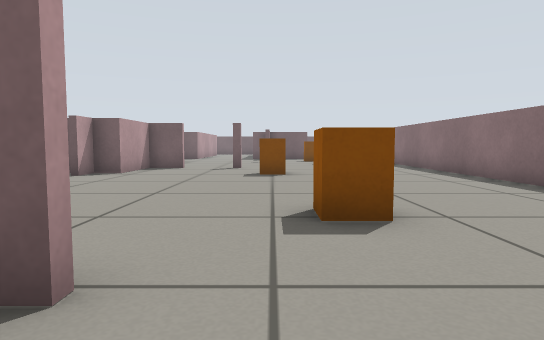
[1] (above)

22 first-person views from a walk through a robot-simulator world made for Gazebo. The camera is 0.41 m above the floor, tilts 4° down and sees 75° across. The floor is counted in squares, 0.5 m on a side. Each view is taken from the middle of a square. On the plan, view 1 faces up. The plan holds only what a view shows up to about 12 squares ahead; the rest is blank.

[2]
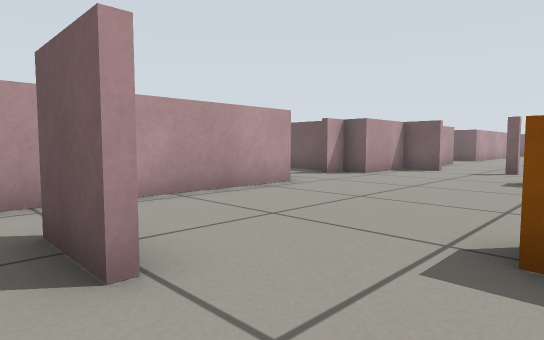

[3]
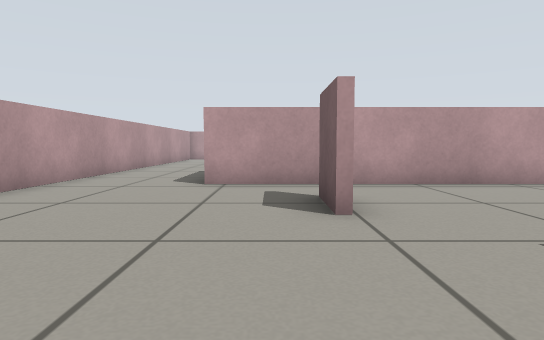

[4]
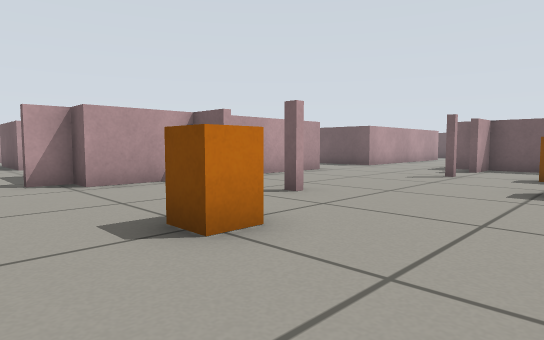

[5]
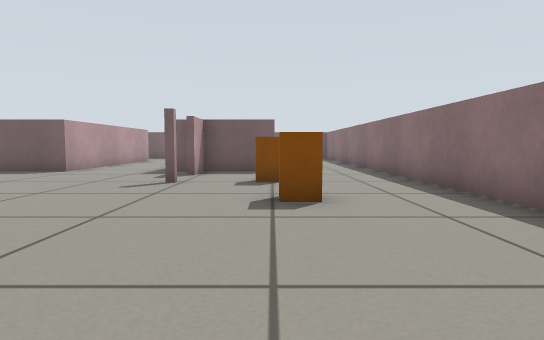

[6]
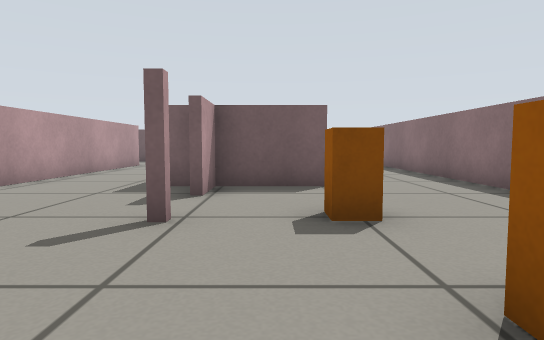

[7]
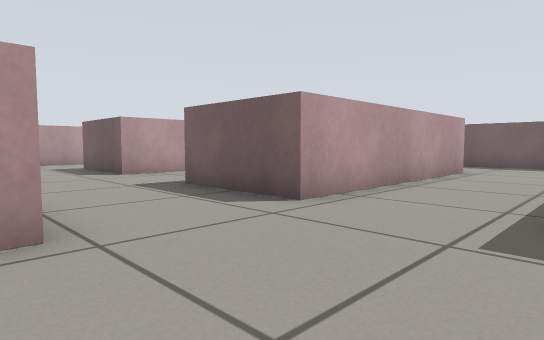

[8]
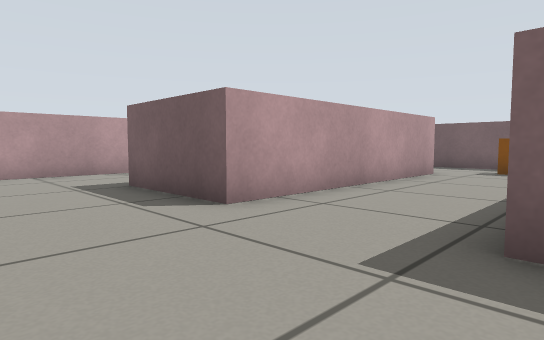

[9]
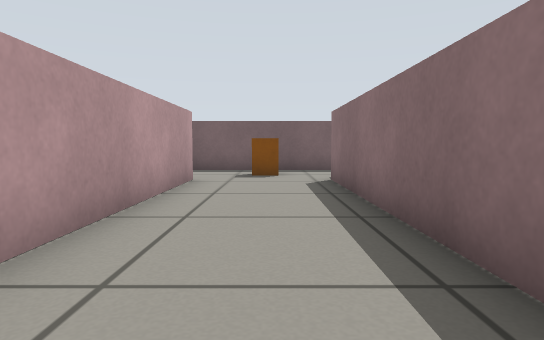

[10]
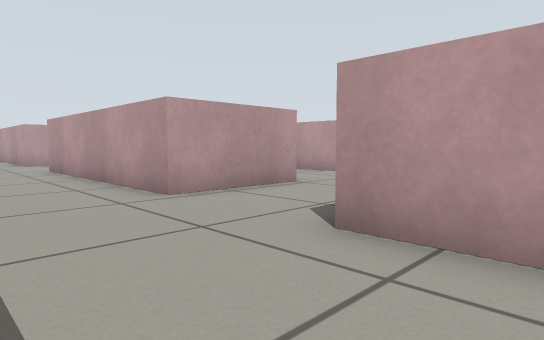

[11]
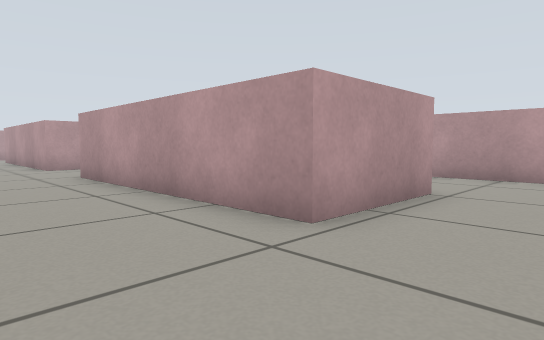

[12]
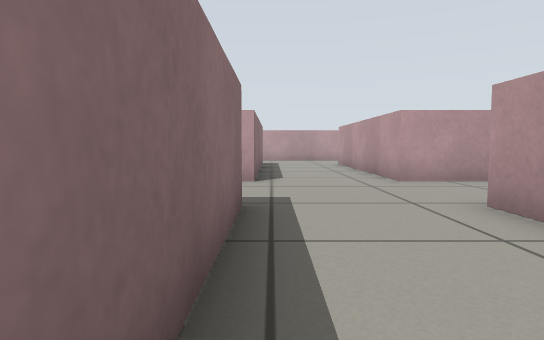

[13]
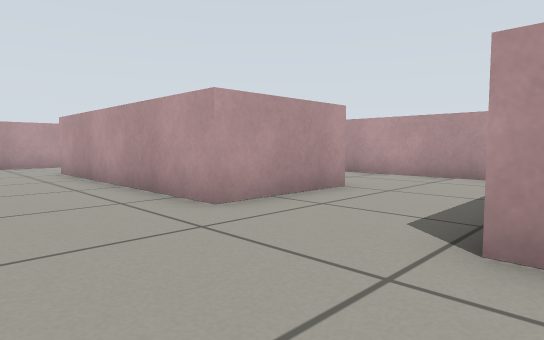

[14]
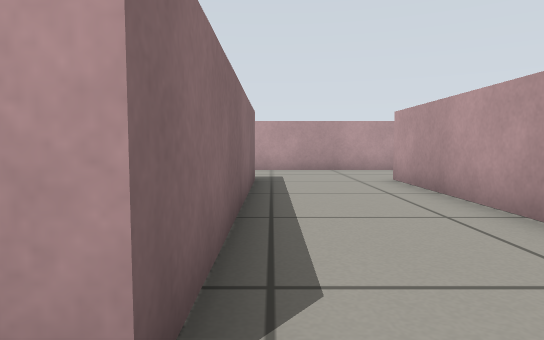

[15]
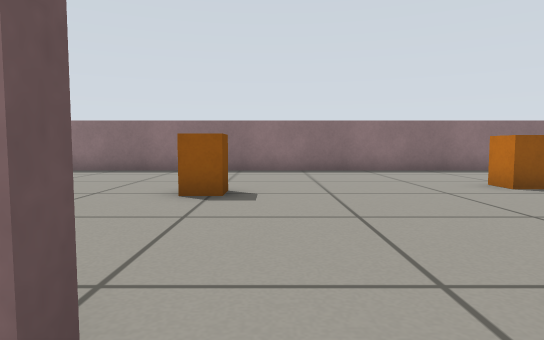

[16]
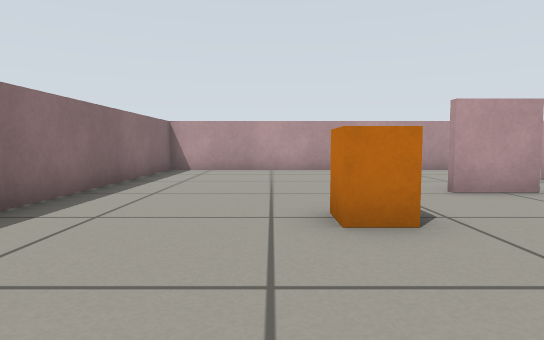

[17]
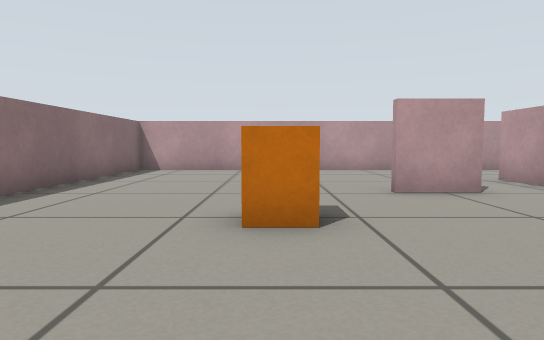

[18]
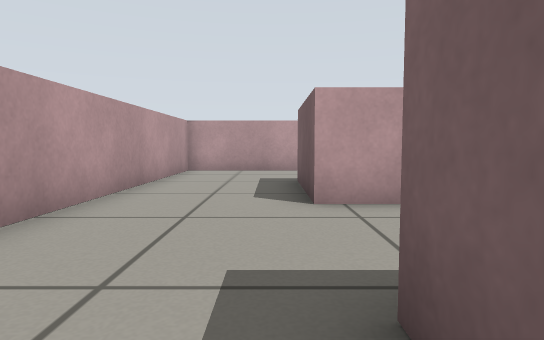

[19]
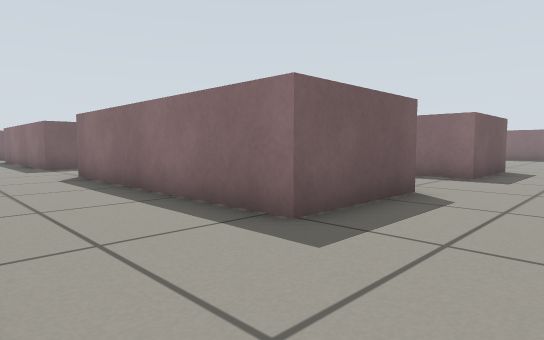

[20]
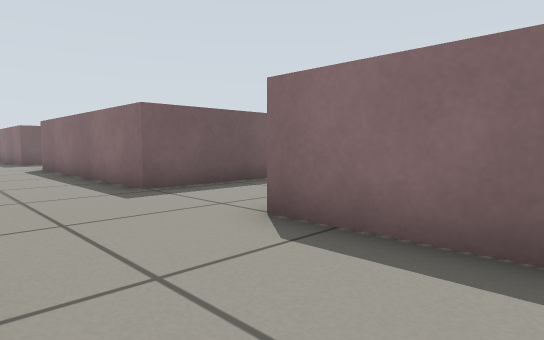

[21]
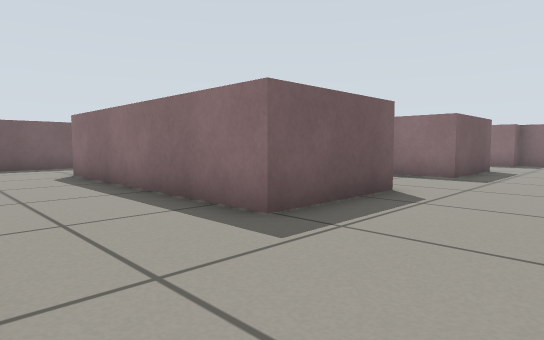

[22]
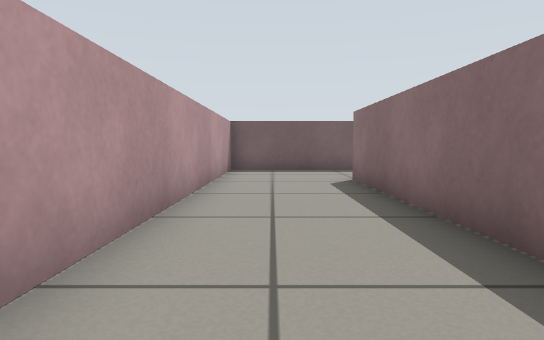

### Floor plan
Points are (right, up) in squares from view 1. A wall is a line through its corners. A room is listed if a view was taken in it or the views show most of it. See-through windows are left out.
Room 1 (views 1, 2, 3, 4, 5, 6, 7, 8, 9, 10, 11, 12, 13, 14, 15, 16, 17, 18, 19, 20, 21, 22)
walls: (-3.1, 12.7) (-4.4, 12.7) (-4.4, 10.3) (-5.2, 10.3) (-5.2, 9.4); (-1, 12.7) (-1.5, 12.7); (-4.4, 17.8) (-4.4, 15); (-5.8, 10.3) (-6.8, 10.3); (-7.6, 10.2) (-7.6, 14.5); (-4.4, 7) (-4.4, -0.4) (-7.6, -0.4) (-7.6, 7) (-7.1, 7); (-0.5, 21) (-1.1, 21); (-10.9, 10.3) (-14.1, 10.3) (-14.1, 17.7) (-10.9, 17.7) (-10.9, 10.3); (2.1, 21) (-0.1, 21) (-0.1, 19.6); (-10.9, 7) (-10.9, -0.4) (-14.1, -0.4) (-14.1, 7) (-10.9, 7); (-2.6, 1.9) (-1, 1.9); (-1, 1.7) (-2.6, 1.7); (-17.4, 8.8) (-17.4, 4.8); (-4.4, 28.5) (-4.4, 21) (-7.6, 21) (-7.6, 28.5); (-10.9, 28.5) (-10.9, 21) (-14.1, 21) (-14.1, 28.5); (-2.9, 31.7) (-3.4, 31.7); (-7, 31.7) (-11.6, 31.7); (-17.4, -0.1) (-17.4, -3.7) (5.4, -3.7) (5.4, 26.1); (-13.2, 31.7) (-17.4, 31.7) (-17.4, 15.2)
objects: orange box (-9, 30); orange box (0, 10); orange box (1, 4); orange box (2, 15); orange box (2, 18)

Positions as (right, up) in squares from view 1, and headings:
1: (0, 0), facing up
2: (1, 1), facing up-left
3: (3, 1), facing left
4: (3, 8), facing up-left
5: (2, 10), facing up
6: (1, 14), facing up
7: (-1, 17), facing up-left
8: (-7, 18), facing up-left
9: (-9, 20), facing up
10: (-8, 23), facing down-left
11: (-8, 20), facing down-left
12: (-8, 15), facing down
13: (-8, 11), facing down-left
14: (-8, 8), facing down
15: (-6, 9), facing right
16: (2, 8), facing down
17: (1, 8), facing down
18: (-6, -1), facing left
19: (-17, -3), facing up-right
20: (-17, 4), facing up-right
21: (-17, 18), facing up-right
22: (-16, 20), facing up
